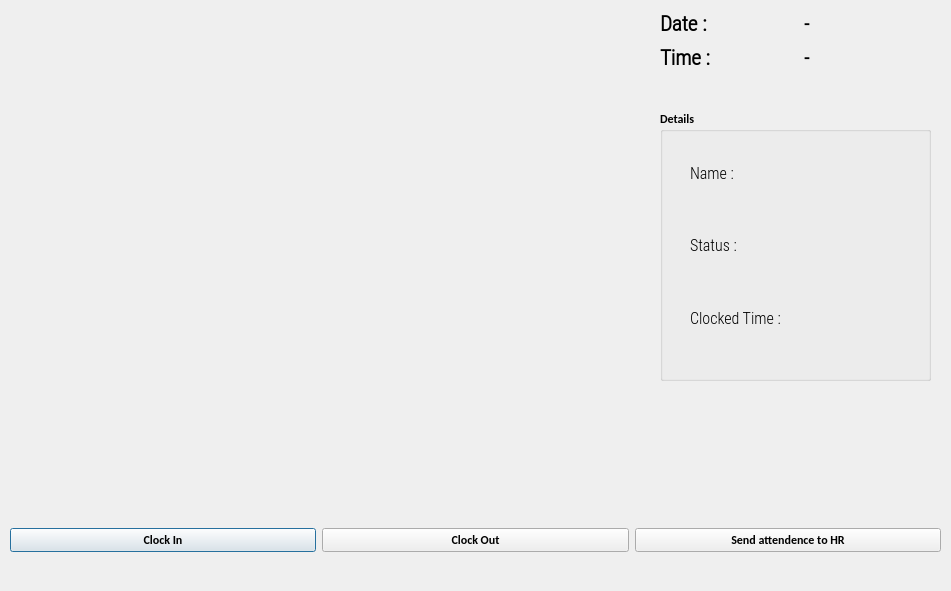
<?xml version="1.0" encoding="UTF-8"?>
<ui version="4.0">
 <class>OutputDialog</class>
 <widget class="QDialog" name="OutputDialog">
  <property name="geometry">
   <rect>
    <x>0</x>
    <y>0</y>
    <width>951</width>
    <height>591</height>
   </rect>
  </property>
  <property name="minimumSize">
   <size>
    <width>0</width>
    <height>0</height>
   </size>
  </property>
  <property name="maximumSize">
   <size>
    <width>1280</width>
    <height>720</height>
   </size>
  </property>
  <property name="font">
   <font>
    <family>Calibri</family>
    <weight>75</weight>
    <bold>true</bold>
   </font>
  </property>
  <property name="windowTitle">
   <string>Face Recognition Attendance App</string>
  </property>
  <property name="windowIcon">
   <iconset resource="resource.qrc">
    <normaloff>:/icon/icon.png</normaloff>:/icon/icon.png</iconset>
  </property>
  <property name="windowOpacity">
   <double>1.000000000000000</double>
  </property>
  <widget class="QLabel" name="imgLabel">
   <property name="geometry">
    <rect>
     <x>0</x>
     <y>0</y>
     <width>640</width>
     <height>480</height>
    </rect>
   </property>
   <property name="minimumSize">
    <size>
     <width>4</width>
     <height>0</height>
    </size>
   </property>
   <property name="maximumSize">
    <size>
     <width>640</width>
     <height>480</height>
    </size>
   </property>
   <property name="text">
    <string/>
   </property>
  </widget>
  <widget class="QWidget" name="horizontalLayoutWidget">
   <property name="geometry">
    <rect>
     <x>10</x>
     <y>500</y>
     <width>931</width>
     <height>80</height>
    </rect>
   </property>
   <layout class="QHBoxLayout" name="horizontalLayout">
    <item>
     <widget class="QPushButton" name="ClockInButton">
      <property name="text">
       <string>Clock In</string>
      </property>
      <property name="checkable">
       <bool>true</bool>
      </property>
     </widget>
    </item>
    <item>
     <widget class="QPushButton" name="ClockOutButton">
      <property name="text">
       <string>Clock Out</string>
      </property>
      <property name="checkable">
       <bool>true</bool>
      </property>
     </widget>
    </item>
    <item>
     <widget class="QPushButton" name="sendmailbutton">
      <property name="text">
       <string>Send attendence to HR</string>
      </property>
      <property name="checkable">
       <bool>true</bool>
      </property>
     </widget>
    </item>
   </layout>
  </widget>
  <widget class="QWidget" name="gridLayoutWidget">
   <property name="geometry">
    <rect>
     <x>660</x>
     <y>10</y>
     <width>281</width>
     <height>61</height>
    </rect>
   </property>
   <layout class="QGridLayout" name="gridLayout_2">
    <item row="0" column="0">
     <widget class="QLabel" name="label">
      <property name="font">
       <font>
        <family>Roboto Condensed Light</family>
        <pointsize>16</pointsize>
        <weight>75</weight>
        <bold>true</bold>
       </font>
      </property>
      <property name="text">
       <string>Date :</string>
      </property>
     </widget>
    </item>
    <item row="0" column="1">
     <widget class="QLabel" name="Date_Label">
      <property name="font">
       <font>
        <family>Roboto Condensed Light</family>
        <pointsize>15</pointsize>
        <weight>75</weight>
        <bold>true</bold>
       </font>
      </property>
      <property name="text">
       <string>-</string>
      </property>
     </widget>
    </item>
    <item row="1" column="0">
     <widget class="QLabel" name="label_2">
      <property name="font">
       <font>
        <family>Roboto Condensed Light</family>
        <pointsize>16</pointsize>
        <weight>75</weight>
        <bold>true</bold>
       </font>
      </property>
      <property name="text">
       <string>Time :</string>
      </property>
     </widget>
    </item>
    <item row="1" column="1">
     <widget class="QLabel" name="Time_Label">
      <property name="font">
       <font>
        <family>Roboto Condensed Light</family>
        <pointsize>15</pointsize>
        <weight>75</weight>
        <bold>true</bold>
       </font>
      </property>
      <property name="text">
       <string>-</string>
      </property>
     </widget>
    </item>
   </layout>
  </widget>
  <widget class="QGroupBox" name="groupBox">
   <property name="geometry">
    <rect>
     <x>660</x>
     <y>110</y>
     <width>271</width>
     <height>271</height>
    </rect>
   </property>
   <property name="title">
    <string>Details</string>
   </property>
   <widget class="QWidget" name="verticalLayoutWidget">
    <property name="geometry">
     <rect>
      <x>30</x>
      <y>30</y>
      <width>97</width>
      <height>211</height>
     </rect>
    </property>
    <layout class="QVBoxLayout" name="verticalLayout">
     <item>
      <widget class="QLabel" name="label_3">
       <property name="font">
        <font>
         <family>Roboto Condensed Light</family>
         <pointsize>12</pointsize>
         <weight>50</weight>
         <bold>false</bold>
        </font>
       </property>
       <property name="text">
        <string>Name : </string>
       </property>
      </widget>
     </item>
     <item>
      <widget class="QLabel" name="label_4">
       <property name="font">
        <font>
         <family>Roboto Condensed Light</family>
         <pointsize>12</pointsize>
         <weight>50</weight>
         <bold>false</bold>
        </font>
       </property>
       <property name="text">
        <string>Status :</string>
       </property>
      </widget>
     </item>
     <item>
      <widget class="QLabel" name="label_5">
       <property name="font">
        <font>
         <family>Roboto Condensed Light</family>
         <pointsize>12</pointsize>
         <weight>50</weight>
         <bold>false</bold>
        </font>
       </property>
       <property name="text">
        <string>Clocked Time : </string>
       </property>
      </widget>
     </item>
    </layout>
   </widget>
   <widget class="QWidget" name="verticalLayoutWidget_2">
    <property name="geometry">
     <rect>
      <x>120</x>
      <y>30</y>
      <width>131</width>
      <height>211</height>
     </rect>
    </property>
    <layout class="QVBoxLayout" name="verticalLayout_2">
     <item>
      <widget class="QLabel" name="NameLabel">
       <property name="font">
        <font>
         <family>Roboto Condensed Light</family>
         <pointsize>12</pointsize>
         <weight>50</weight>
         <bold>false</bold>
        </font>
       </property>
       <property name="text">
        <string/>
       </property>
      </widget>
     </item>
     <item>
      <widget class="QLabel" name="StatusLabel">
       <property name="font">
        <font>
         <family>Roboto Condensed Light</family>
         <pointsize>12</pointsize>
         <weight>50</weight>
         <bold>false</bold>
        </font>
       </property>
       <property name="text">
        <string/>
       </property>
      </widget>
     </item>
     <item>
      <layout class="QHBoxLayout" name="horizontalLayout_2">
       <item>
        <widget class="QLabel" name="HoursLabel">
         <property name="font">
          <font>
           <family>Roboto Condensed Light</family>
           <pointsize>12</pointsize>
           <weight>50</weight>
           <bold>false</bold>
          </font>
         </property>
         <property name="text">
          <string/>
         </property>
        </widget>
       </item>
       <item>
        <widget class="QLabel" name="MinLabel">
         <property name="font">
          <font>
           <family>Roboto Condensed Light</family>
           <pointsize>12</pointsize>
           <weight>50</weight>
           <bold>false</bold>
          </font>
         </property>
         <property name="text">
          <string/>
         </property>
        </widget>
       </item>
      </layout>
     </item>
    </layout>
   </widget>
  </widget>
 </widget>
 <resources>
  <include location="resource.qrc"/>
 </resources>
 <connections/>
</ui>
